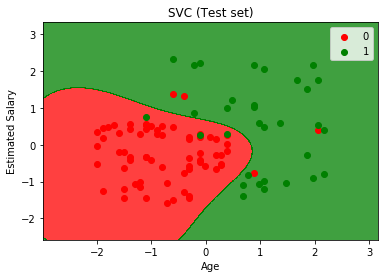

Write the Python code that produced this figure.
# -*- coding: utf-8 -*-
"""
Created on Thu Dec 26 10:27:43 2019

@author: FartherSkies
"""

# Kernel SVM

# Importing the libraries
import numpy as np
import matplotlib.pyplot as plt
import pandas as pd

# Importing the dataset
dataset = pd.read_csv('Social_Network_Ads.csv')
X = dataset.iloc[:, [2, 3]].values
y = dataset.iloc[:, 4].values

# Splitting the dataset into the Training set and Test set
from sklearn.model_selection import train_test_split
X_train, X_test, y_train, y_test = train_test_split(X, y, test_size = 0.25, random_state = 0)

# Feature Scaling
from sklearn.preprocessing import StandardScaler
sc = StandardScaler()
X_train = sc.fit_transform(X_train)
X_test = sc.transform(X_test)

from sklearn.svm import SVC
class_svc = SVC (kernel='rbf', random_state=0, probability=True)
class_svc.fit (X_train, y_train)

y_pred = class_svc.predict (X_test)
y_pred_prob = class_svc.predict_proba (X_test)
print (y_pred)
print (y_pred_prob)

# Confusion Matrix

from sklearn.metrics import confusion_matrix
cm = confusion_matrix (y_test, y_pred)
print (cm)

# Plot

from matplotlib.colors import ListedColormap
X_set, y_set = X_test, y_test
X1, X2 = np.meshgrid(np.arange(start = X_set[:, 0].min() - 1, stop = X_set[:, 0].max() + 1, step = 0.005),
                     np.arange(start = X_set[:, 1].min() - 1, stop = X_set[:, 1].max() + 1, step = 0.005))
plt.contourf(X1, X2, class_svc.predict(np.array([X1.ravel(), X2.ravel()]).T).reshape(X1.shape),
             alpha = 0.75, cmap = ListedColormap(('red', 'green')))
plt.xlim(X1.min(), X1.max())
plt.ylim(X2.min(), X2.max())
for i, j in enumerate(np.unique(y_set)):
    plt.scatter(X_set[y_set == j, 0], X_set[y_set == j, 1],
                c = ListedColormap(('red', 'green'))(i), label = j)
plt.title('SVC (Test set)')
plt.xlabel('Age')
plt.ylabel('Estimated Salary')
plt.legend()
plt.show()
